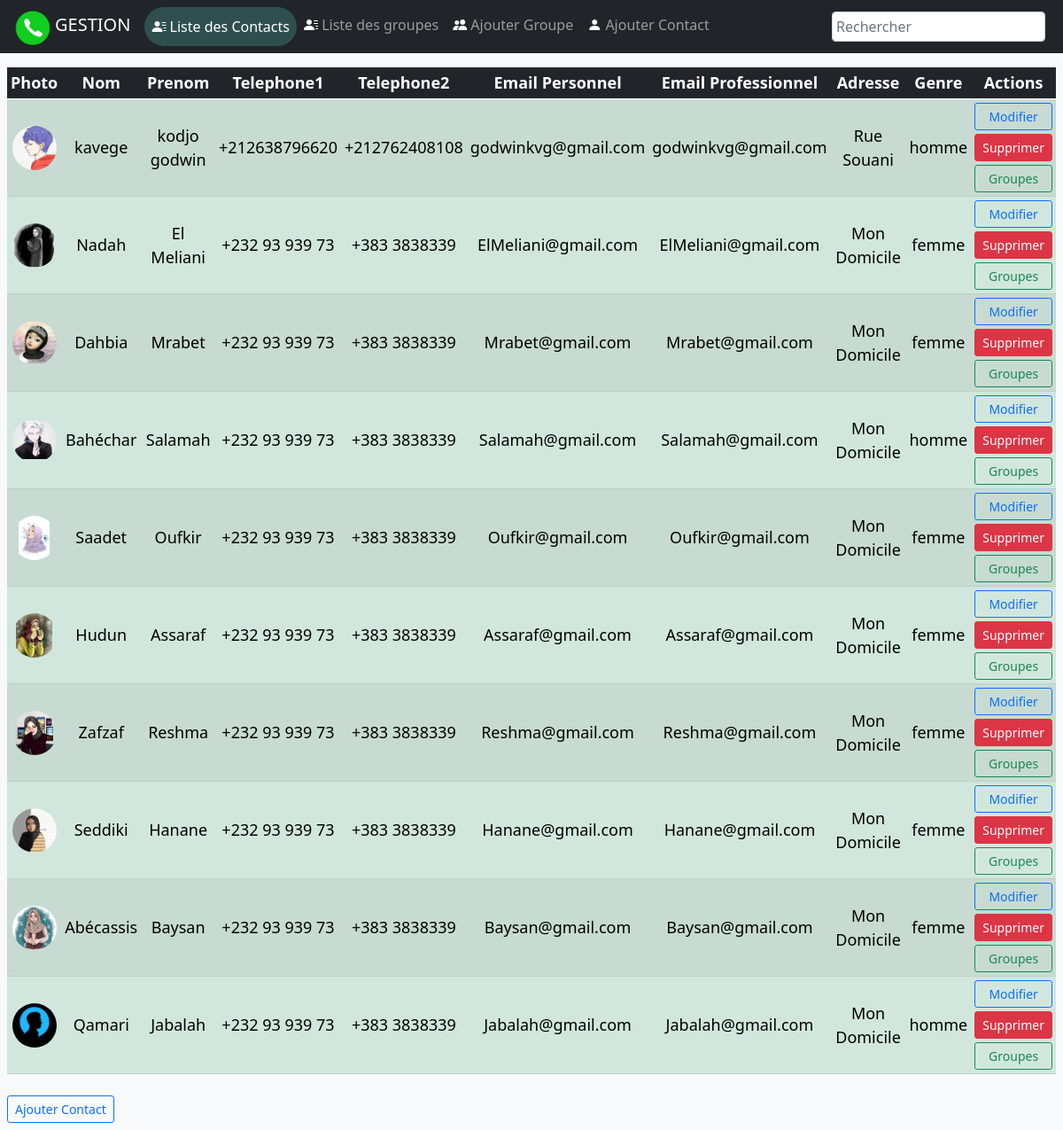
The page / on the database its author committed.
### tables this page shows
CREATE TABLE IF NOT EXISTS `contact` (
  `id` int(11) NOT NULL AUTO_INCREMENT,
  `nom` varchar(52) DEFAULT NULL,
  `prenom` varchar(52) DEFAULT NULL,
  `email_pro` varchar(52) DEFAULT NULL,
  `email_perso` varchar(52) DEFAULT NULL,
  `telephone1` varchar(52) DEFAULT NULL,
  `telephone2` varchar(52) DEFAULT NULL,
  `adresse` varchar(52) DEFAULT NULL,
  `genre` varchar(20) DEFAULT NULL,
  `photo` varchar(52) DEFAULT NULL,
  PRIMARY KEY (`id`)
);

### index.php (called while the page is built, shortened)
<?php
require_once 'src/inc/classes/Autoloader.php';
Application::process();
require_once 'src/inc/partials/footer.php';

### src/inc/classes/Autoloader.php (called while the page is built, shortened)
<?php
class Autoloader
{
    static function autoload($class)
    {
        $file =  'src/inc/classes/' . $class . '.php';
    }
}

### src/inc/classes/Sanitizer.php (called while the page is built, shortened)
<?php
class Sanitizer
{
    public static function sanitizeGet($var)
    {
        $r = isset($_GET[$var]) ? self::sanitize($_GET[$var]) : "";
        return $r;
    }
}

### src/inc/classes/Contact.php (called while the page is built, shortened)
<?php
require_once 'Model.php';
class Contact extends Model
{
    public function __construct()
    {
        $this->table = 'contact';
    }
}

### src/inc/classes/Database.php (called while the page is built, shortened)
<?php
class Database extends PDO
{
    private static $instance;
    private function __construct()
    {
        $_dsn = 'mysql:dbname=' . self::DBNAME . ';host=' . self::DBHOST;
    }
    public static function getInstance(): self
    {
        if (self::$instance === null) {
            self::$instance = new self();
        }
        return self::$instance;
    }
}

### src/inc/classes/Model.php (called while the page is built, shortened)
<?php
require_once 'Database.php';
abstract class Model extends Database
{
    protected $table;
    public function requete(string $sql, array $attributs = null)
    {
        $this->pdo = Database::getInstance();
        if ($attributs !== null) {
            $query = $this->pdo->prepare($sql);
            $query->execute($attributs);
            return $query;
        } else {
            return $this->pdo->query($sql);
        }
    }
    public function findAll()
    {
        $query = $this->requete('SELECT * FROM ' . $this->table);
        return $query->fetchAll();
    }
}

### src/inc/partials/contact/contactList.php (the view, shortened to what this page needs)
<div class="mx-2 mt-3 table-responsive">
    <table class="table table-success table-striped  rounded table-hover table-sm">
        <thead class="table-dark">
            <tr>
                <th scope="col">Photo</th>
                <th scope="col">Nom</th>
                <th scope="col">Prenom</th>
                <th scope="col">Telephone1</th>
                <th scope="col">Telephone2</th>
                <th scope="col">Email Personnel</th>
                <th scope="col">Email Professionnel</th>
                <th scope="col">Adresse</th>
                <th scope="col">Genre</th>
                <th scope="col">Actions</th>
            </tr>
        </thead>
        <tbody>
            <?php
            foreach ($contacts as $c) {
            ?>
            <tr id="row<?= $c->id ?>">
                <td>
                    <img src="<?= $c->photo ? '/upload/' . $c->photo : '/src/public/images/profile.svg' ?>"
                        alt="Contact Profile" class="rounded-circle" width="50" height="50">
                </td>
                <td>
                    <?= $c->nom ?>
                </td>
                <td>
                    <?= $c->prenom ?>
                </td>
                <td>
                    <?= $c->telephone1  ?>
                </td>
                <td>
                    <?= $c->telephone2 ?>
                </td>
                <td>
                    <?= $c->email_perso ?>
                </td>
                <td>
                    <?= $c->email_perso  ?>
                </td>
                <td>
                    <?= $c->adresse ?>
                </td>
                <td>
                    <?= $c->genre ?>
                </td>
                <td>
                    <div class="d-flex flex-column justify-content-between">
                        <a href="#" class="mb-1 btn btn-sm btn-outline-primary modifier" data-bs-toggle="modal"
                            data-bs-target="#updateContact" data-contact='<?= json_encode($c) ?>'
                            onclick="modifierContact(event)">Modifier</a>
                        <a class="mb-1 btn btn-sm btn-danger supprimer"
                            onclick="supprimerContact(<?= $c->id ?>)">Supprimer</a>
                        <a class=" btn btn-sm btn-outline-success" data-bs-toggle="modal"
                            data-bs-target="#contactGroups" onclick="getGroups(<?= $c->id ?>)">Groupes</a>
                    </div>
                </td>
            </tr>
            <?php } ?>
        </tbody>
    </table>
    <a class=" btn btn-sm btn-outline-primary my-2" href="/addContact">Ajouter Contact</a>
</div>

### src/inc/classes/Application.php (shortened to what this page needs)
<?php
class Application
{
    public static function process()
    {
        $PAGE_PATH = 'src/inc/pages/';
        $param = '';
        if (!empty($param)) {
            $file = $param;
            $file = $PAGE_PATH . $file . '.php';
            if (file_exists($file)) {
                require_once $file;
            } else {
                http_response_code(404);
                require_once 'error.php';
            }
        } else {
            require_once $PAGE_PATH . 'contact.php';
        }
    }
}

### src/inc/pages/contact.php (shortened to what this page needs)
<?php
require_once 'src/inc/classes/Contact.php';
$contact = new Contact();
$contacts = $contact->findAll();
if (!empty($contacts)) {
    require_once 'src/inc/partials/header.php';
    require_once 'src/inc/partials/contact/contactList.php';
?>
<?php
} else {
    require_once 'src/inc/partials/header.php';
    echo '<div class="container h-100 d-flex align-items-center flex-column justify-content-center">
        <h1>Liste vide</h1>
        <a href="/?p=addContact" class="btn btn-primary">Ajouter Contact</a>
    </div>';
}

### src/inc/partials/header.php (shortened to what this page needs)
<!DOCTYPE html>
<html>
<head>
    <link rel="stylesheet" href="https://cdn.jsdelivr.net/npm/bootstrap-icons@1.5.0/font/bootstrap-icons.css">
    <link rel="stylesheet" href="src/public/bootstrap/css/bootstrap.min.css">
</head>
<body class="bg-light">
    <nav class="navbar navbar-expand-lg navbar-dark bg-dark p-0">
        <div class="container-fluid">
            <a class="navbar-brand" href="/"> <img src="src/public/images/favicon.png" width="50px" />GESTION </a>
            <div class="collapse navbar-collapse" id="navbarNav">
                <ul class="navbar-nav  me-auto mb-2 mb-lg-0">
                    <li class="nav-item">
                        <a class="nav-link <?= Sanitizer::sanitizeGet('p') === '' ? 'active' : '' ?>" href="">
                            <i class="bi bi-person-lines-fill text-white p-0"></i>
                            Liste des Contacts
                        </a>
                    </li>
                    <li class="nav-item">
                        <a class="nav-link <?= Sanitizer::sanitizeGet('p') === 'groupe' ? 'active' : '' ?>"
                            href="/groupe">
                            <i class="bi bi-person-lines-fill text-white"></i>
                            Liste des groupes
                        </a>
                    </li>
                    <li class="nav-item">
                        <a class="nav-link <?= Sanitizer::sanitizeGet('p') === 'addGroupe' ? 'active' : '' ?>"
                            href="/addGroupe">
                            <i class="bi bi-people-fill text-white"></i>
                            Ajouter Groupe
                        </a>
                    </li>
                    <li class="nav-item">
                        <a class="nav-link <?= Sanitizer::sanitizeGet('p') === 'addContact' ? 'active' : '' ?>"
                            href="/addContact">
                            <i class="bi bi-person-fill text-white"></i>
                            Ajouter Contact
                        </a>
                    </li>
                </ul>
                <div class="d-flex mb-2 mb-lg-0">
                    <input class="form-control p-1 me-2" type="search" placeholder="Rechercher" aria-label="Rechercher"
                        id="recherche" onkeyup="rechercher(event)">
                </div>
            </div>
        </div>
    </nav>

### src/inc/partials/footer.php (shortened to what this page needs)
</body>
</html>

### src/inc/partials/header.php (style rules this page uses)
html, body { height: 100%; margin: 0; padding: 0; }
img { object-fit: contain; }
.active { animation: fadeIn .5s ease-in-out; background: darkslategray; border-radius: 50rem; padding: 10px; }

### src/inc/partials/contact/contactList.php (style rules this page uses)
td, tr { font-size: large; text-align: center; vertical-align: middle }

### rows shown on the page
contact: photo (picture), nom "kavege", prenom "kodjo godwin", telephone1 "+212638796620", telephone2 "+212762408108", email_perso "godwinkvg@gmail.com", adresse "Rue Souani", genre "homme"
contact: photo (picture), nom "Nadah", prenom "El Meliani", telephone1 "+232 93 939 73", telephone2 "+383 3838339", email_perso "ElMeliani@gmail.com", adresse "Mon Domicile", genre "femme"
contact: photo (picture), nom "Dahbia", prenom "Mrabet", telephone1 "+232 93 939 73", telephone2 "+383 3838339", email_perso "Mrabet@gmail.com", adresse "Mon Domicile", genre "femme"
contact: photo (picture), nom "Bahéchar", prenom "Salamah", telephone1 "+232 93 939 73", telephone2 "+383 3838339", email_perso "Salamah@gmail.com", adresse "Mon Domicile", genre "homme"
contact: photo (picture), nom "Saadet", prenom "Oufkir", telephone1 "+232 93 939 73", telephone2 "+383 3838339", email_perso "Oufkir@gmail.com", adresse "Mon Domicile", genre "femme"
contact: photo (picture), nom "Hudun", prenom "Assaraf", telephone1 "+232 93 939 73", telephone2 "+383 3838339", email_perso "Assaraf@gmail.com", adresse "Mon Domicile", genre "femme"
contact: photo (picture), nom "Zafzaf", prenom "Reshma", telephone1 "+232 93 939 73", telephone2 "+383 3838339", email_perso "Reshma@gmail.com", adresse "Mon Domicile", genre "femme"
contact: photo (picture), nom "Seddiki", prenom "Hanane", telephone1 "+232 93 939 73", telephone2 "+383 3838339", email_perso "Hanane@gmail.com", adresse "Mon Domicile", genre "femme"
contact: photo (picture), nom "Abécassis", prenom "Baysan", telephone1 "+232 93 939 73", telephone2 "+383 3838339", email_perso "Baysan@gmail.com", adresse "Mon Domicile", genre "femme"
contact: photo (picture), nom "Qamari", prenom "Jabalah", telephone1 "+232 93 939 73", telephone2 "+383 3838339", email_perso "Jabalah@gmail.com", adresse "Mon Domicile", genre "homme"
